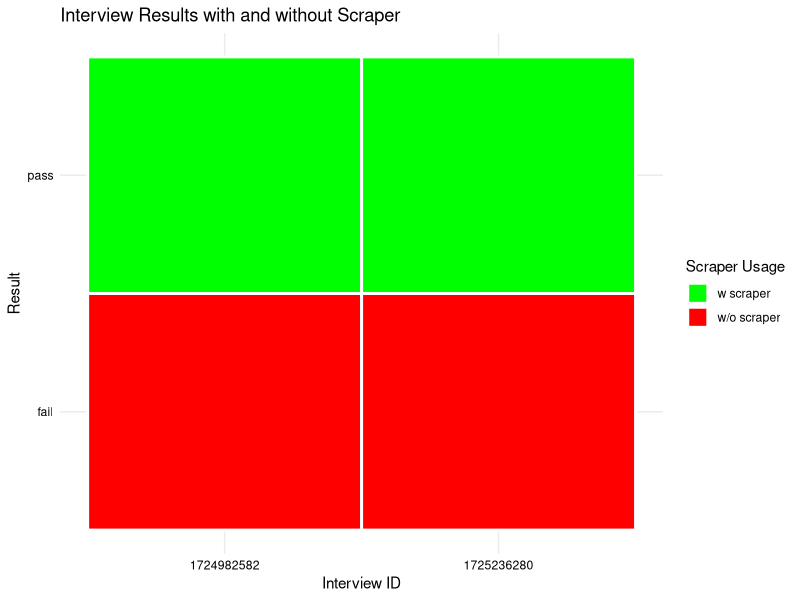
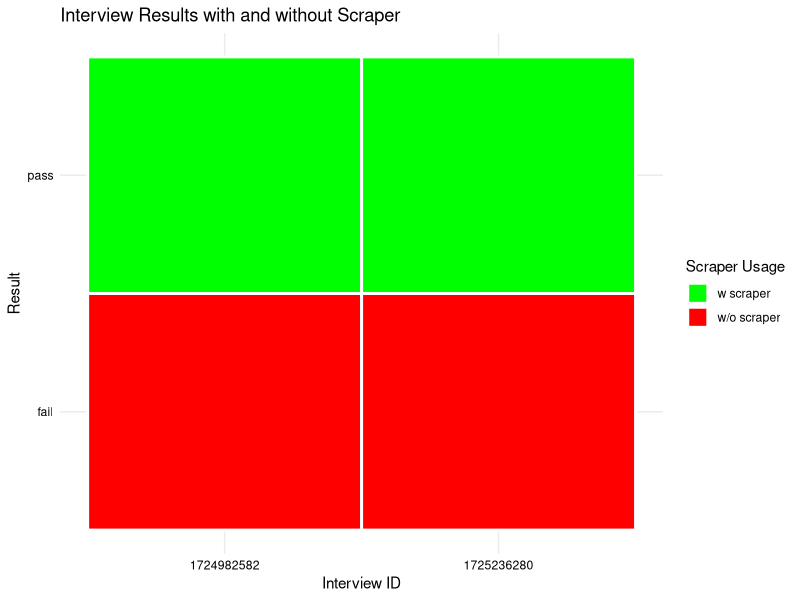

The R script that drew these images, in order:
# Load required libraries
library(tidyverse)

# Create the dataset
data <- tibble(
  interview = c("1724982582", "1724982582", "1725236280", "1725236280"),
  scraper = c("w/o scraper", "w scraper", "w/o scraper", "w scraper"),
  result = c("fail", "pass", "fail", "pass")
)

# Create the plot
ggplot(data, aes(x = interview, y = result, fill = scraper)) +
  geom_tile(color = "white", size = 1) +
  scale_fill_manual(values = c("w/o scraper" = "red", "w scraper" = "green")) +
  theme_minimal() +
  theme(
    panel.background = element_rect(fill = "white", color = NA),
    plot.background = element_rect(fill = "white", color = NA),
    axis.text = element_text(color = "black"),
    axis.title = element_text(color = "black"),
    legend.text = element_text(color = "black"),
    legend.title = element_text(color = "black"),
    plot.title = element_text(color = "black"),
    axis.text.y = element_text(angle = 0)
  ) +
  labs(title = "Interview Results with and without Scraper",
       x = "Interview ID",
       y = "Result",
       fill = "Scraper Usage") +
  theme(axis.text.y = element_text(angle = 0))

# Save the plot (optional)
ggsave("plot/scrapper_summary_plot.png", width = 8, height = 6)